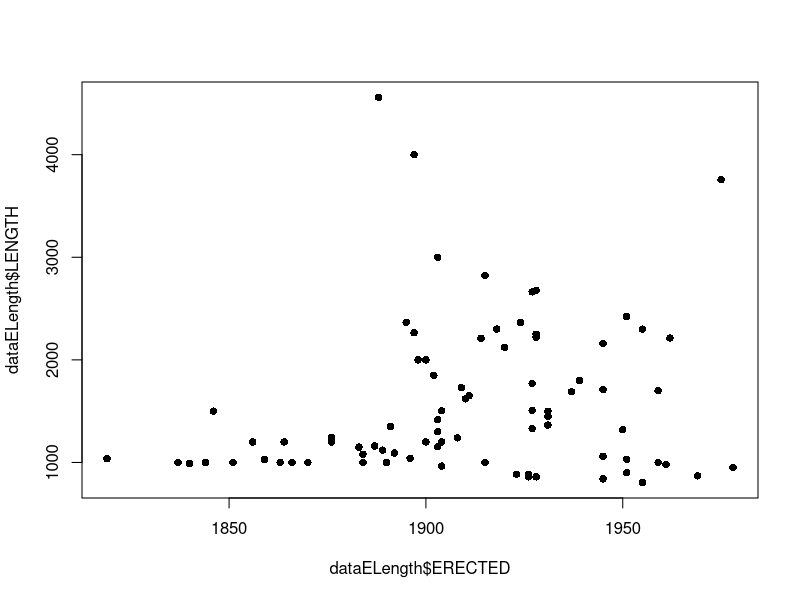
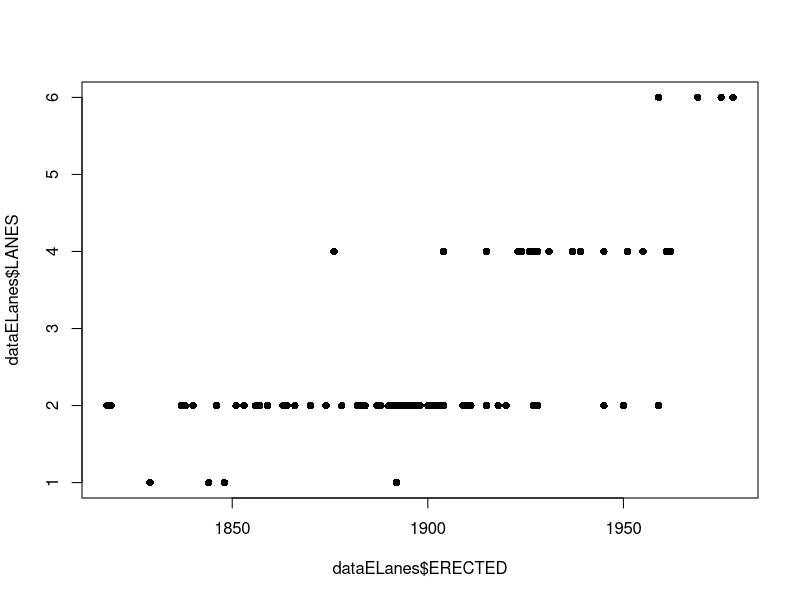
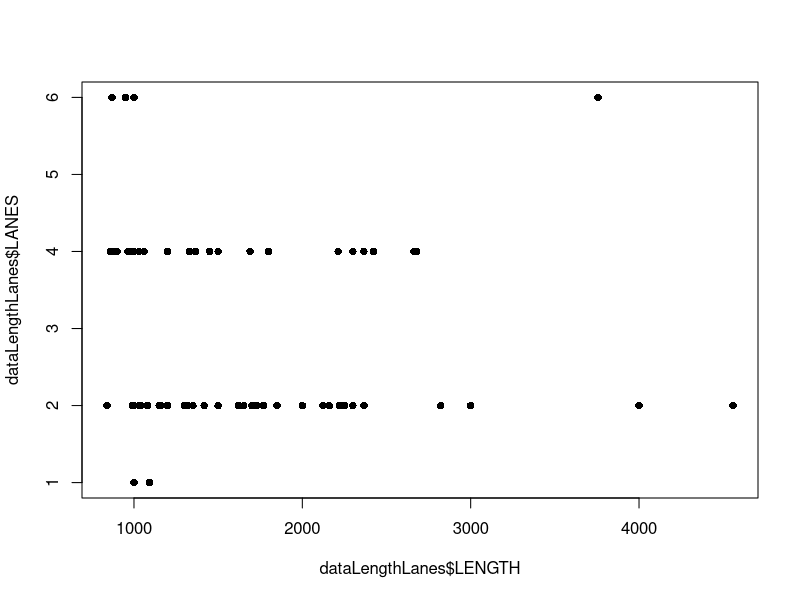
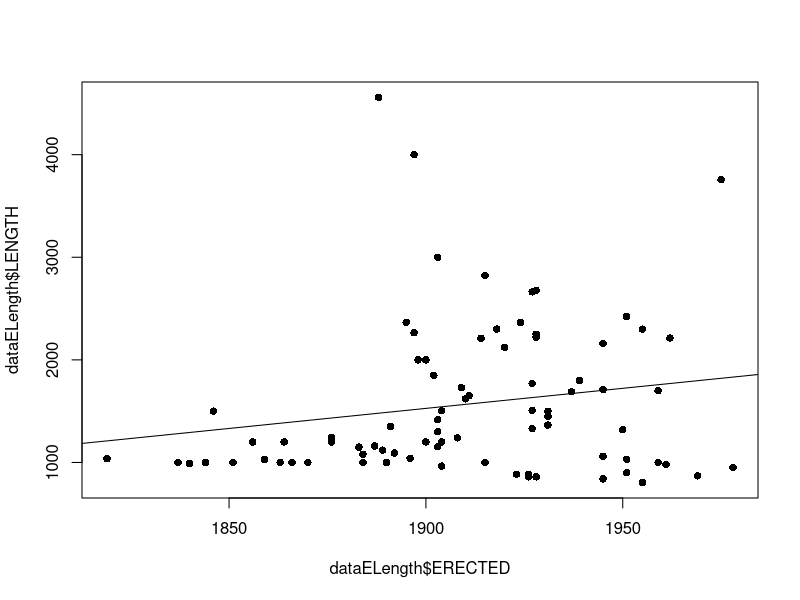

These charts were generated, in order, by the following R code:
# Tentar realizar regressão simples em cima das variaveis numéricas
data <- read.csv("data.txt", na.strings="?")
dataELength <- subset(data, select = c("ERECTED", "LENGTH"))
dataELength <- dataELength[complete.cases(dataELength), ]

dataELanes <- subset(data, select = c("ERECTED", "LANES"))
dataELanes <- dataELanes[complete.cases(dataELanes), ]

dataLengthLanes <- subset(data, select = c("LENGTH", "LANES"))
dataLengthLanes <- dataLengthLanes[complete.cases(dataLengthLanes), ]

plot(dataELength$ERECTED, dataELength$LENGTH, pch = 16)
plot(dataELanes$ERECTED, dataELanes$LANES, pch = 16)
plot(dataLengthLanes$LENGTH, dataLengthLanes$LANES, pch = 16)

# Escolhemos a relação LENGTH em função de ERECTED
modeloLinear <- lm(LENGTH ~ ERECTED, data = dataELength)
summary(modeloLinear)

plot(dataELength$ERECTED, dataELength$LENGTH, pch = 16)
abline(modeloLinear)